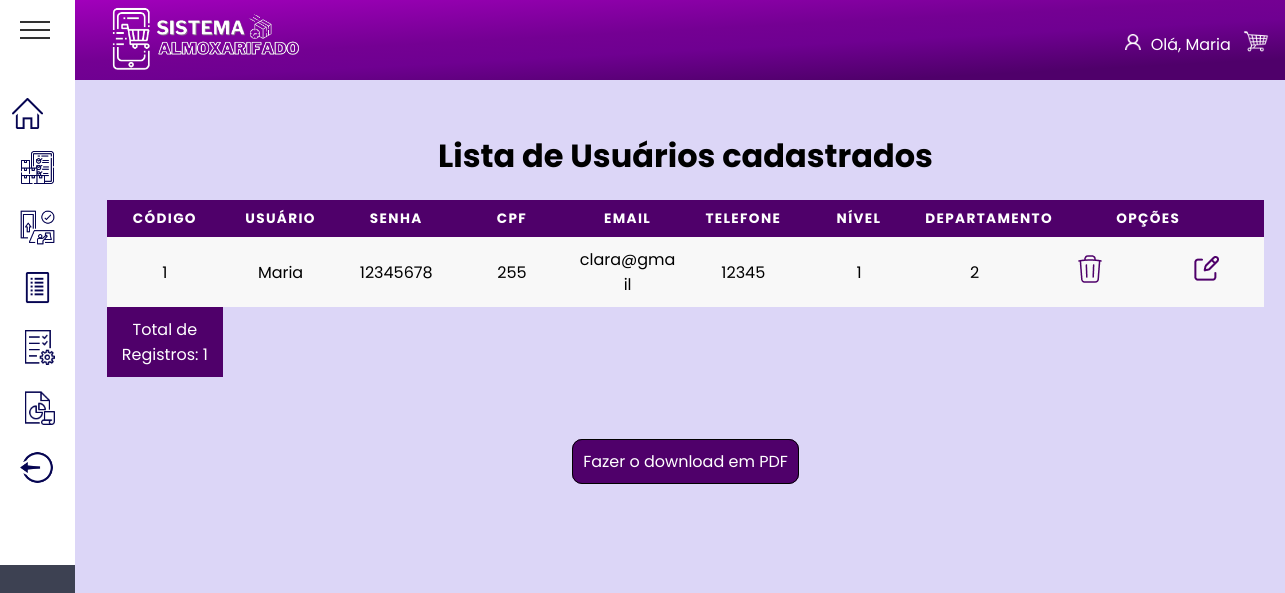
Page /View/Pages/Admin/listarUser.php (signed in) on the committed database.
### tables this page shows
create table usuarios(
id_user integer auto_increment key,
nome_user varchar (30),
senha varchar(10),
cpf varchar (15) unique, 
email_user varchar (120),
telefone varchar (16),
nivel integer, 
id_area integer not null,
 foreign key (id_area) references area_depar (id_area)
);

### View/Pages/Admin/listarUser.php (the view, shortened to what this page needs)
<?php
include_once dirname(__DIR__, 3) . '/banco.php';
?>
<!DOCTYPE html>
<html lang="pt-BR">
<head>
  <link rel="stylesheet" href="/final_php/assets/global.css">
  <link rel="stylesheet" href="/final_php/assets/listarUser.css">
  <link rel="stylesheet" href="/final_php/assets/template.css">
</head>
<body>
  <?php include dirname(__DIR__, 3) . "/template/header.php"; ?>
  <?php include dirname(__DIR__, 3) . "/template/aside.php"; ?>
  <main class="main">
    <div class="container">
      <h1 class="title"> Lista de Usuários cadastrados</h1>
      <table rules="all">
        <thead>
          <tr>
            <th> Código</th>
            <th> Usuário</th>
            <th> Senha</th>
            <th> CPF</th>
            <th> Email</th>
            <th> Telefone</th>
            <th> Nível</th>
            <th> Departamento</th>
            <th colspan="2"> Opções</th>
          </tr>
        </thead>
        <tbody>
          <?php
          $sql_consulta = mysqli_query($conn, "SELECT * FROM usuarios");
          $total = mysqli_num_rows($sql_consulta);
          while ($linhas = mysqli_fetch_array($sql_consulta)) { ?>
            <tr>
              <td data-label="Código"> <?= $linhas[0] ?> </td>
              <td data-label="Usuário"> <?= $linhas[1] ?> </td>
              <td data-label="Senha"> <?= $linhas[2] ?></td>
              <td data-label="CPF"> <?= $linhas[3] ?></td>
              <td data-label="E-mail"> <?= $linhas[4] ?></td>
              <td data-label="Telefone"> <?= $linhas[5] ?></td>
              <td data-label="Nível"> <?= $linhas[6] ?></td>
              <td data-label="Departamento"> <?= $linhas[7] ?></td>
              <td data-label="Ação">
                <form method="post" action="excluir_user.php?codigo=<?= $linhas[0] ?>">
                  <img src="/final_php/assets/images/iconDelete.png" alt="icone Excluir" name="excluirBtn" value="Excluir" onclick="return confirm('Deseja deletar este usuário?')">
                </form>
              </td>
              <td data-label="Ação">
                <a href="./editar_user.php?codigo=<?= $linhas[0] ?>">
                <img src="/final_php/assets/images/iconEdit.png" alt="icone Editar">
                </a>
              </td>
            </tr>
          <?php } ?>
          <tr class="total">
            <td>Total de Registros: <?= $total ?></td>
          </tr>
        </tbody>
      </table>
    </div>
    <div class="opcoes" style="text-align: center; margin: 40px auto; border: none;">
      <a style="border: 1px solid black; border-radius: 10px; background-color: rgb(79,0,106); padding: 10px;" href="relat_user.php">Fazer o download em PDF</a>
    </div>
  </main>
</body>
</html>

### assets/global.css (style rules this page uses)
* { margin: 0; padding: 0; box-sizing: border-box; font-family: "Josefin Sans", sans-serif; }
*, button, input { border: 0; background-color: none; font-size: -apple-system, system-ui, BlinkMacSystemFont, "Segoe UI", Roboto, "Helvetica Neue", Ubuntu, Arial, sans-serif; }
a { text-decoration: none; list-style: none; color: white; }
h1 { text-align: center; }

### assets/listarUser.css (style rules this page uses)
.container { padding: 2rem; }
.title { text-align: center; padding: 20px; }
table { border-collapse: collapse; margin-left: 0%; padding: 0; width: 100%; table-layout: fixed; }
table tr { background-color: #f8f8f8; padding: 0.35em; }
table th, table td { padding: 0.625em; text-align: center; }
table th { font-size: 0.85em; letter-spacing: 0.1em; text-transform: uppercase; background-color: rgb(79, 0, 106); color: #fff; }
table td { word-wrap: break-word; }
.total td { background-color: rgb(79, 0, 106); color: #fff; }

### assets/template.css (style rules this page uses)
body { overflow: hidden; display: grid; grid-template-columns: 1fr 25fr; grid-template-rows: 80px 1fr 80px; grid-template-areas: "aside header" "aside main" "aside footer"; height: 100vh; background: #DCD6F7; }
.main { grid-area: main; overflow-y: scroll; padding: 0 4rem 0 0; }

### template/aside.php (style rules this page uses)
* { margin: 0; padding: 0; box-sizing: border-box; font-family: 'Poppins', sans-serif; }

### rows in the picture
usuarios: id_user "1", nome_user "Maria", senha "12345678", cpf "255", email_user "clara@gmail", telefone "12345", nivel "1", id_area "2"

### other values in the picture
$_SESSION['username'] "Maria"
$total "1"
